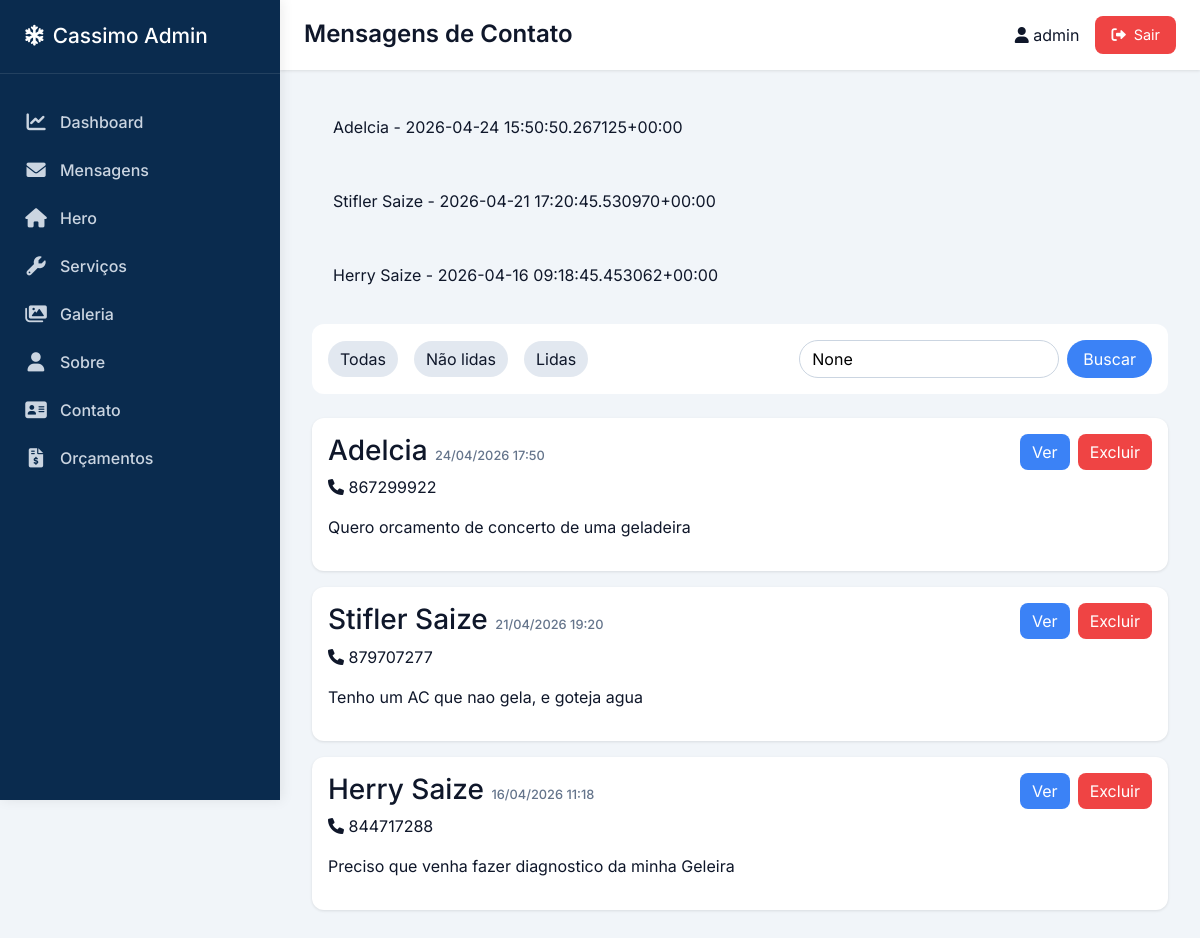
The page /admin-dashboard/mensagens/?status=read (signed in) on the database its author committed.
### core/models.py (models this page shows)
class ContactMessage(models.Model):
    name = models.CharField(max_length=100)
    phone = models.CharField(max_length=20)
    message = models.TextField()
    created_at = models.DateTimeField(auto_now_add=True)
    is_read = models.BooleanField(default=False)  # NOVO CAMPO
    def __str__(self):
        return f"{self.name} - {self.created_at}"

### core/decorators.py (the view)
    def wrapper(request, *args, **kwargs):
        if not request.user.is_authenticated:
            messages.error(request, 'Faça login para acessar o dashboard.')
            return redirect('dashboard_login')
        if not request.user.is_staff:
            messages.error(request, 'Acesso restrito a administradores.')
            return redirect('home')
        return view_func(request, *args, **kwargs)

### core/dashboard.py (called while the page is built)
@admin_required
def dashboard_messages(request):
    messages_list = ContactMessage.objects.all().order_by('-created_at')
    status_filter = request.GET.get('status')
    if status_filter == 'read':
        messages_list = messages_list.filter(is_read=True)
    elif status_filter == 'unread':
        messages_list = messages_list.filter(is_read=False)
    search = request.GET.get('search')
    if search:
        messages_list = messages_list.filter(
            Q(name__icontains=search) |
            Q(phone__icontains=search) |
            Q(message__icontains=search)
        )
    context = {
        'messages': messages_list,
        'total_count': messages_list.count(),
        'current_filter': status_filter,
        'search_term': search,
    }
    return render(request, 'dashboard/messages.html', context)

### templates/dashboard/messages.html (shortened to what this page needs)
{% extends 'dashboard/base_dashboard.html' %}
{% block page_title %}Mensagens de Contato{% endblock %}
{% block content %}
<div class="filters" style="background: white; padding: 1rem; border-radius: 12px; margin-bottom: 1.5rem; display: flex; gap: 1rem; flex-wrap: wrap; align-items: center;">
    <a href="?status=all" class="filter-btn {% if not current_filter %}active{% endif %}" style="padding: 6px 12px; background: #e2e8f0; border-radius: 20px; text-decoration: none; color: #0f172a;">Todas</a>
    <a href="?status=unread" class="filter-btn {% if current_filter == 'unread' %}active{% endif %}" style="padding: 6px 12px; background: #e2e8f0; border-radius: 20px; text-decoration: none; color: #0f172a;">Não lidas</a>
    <a href="?status=read" class="filter-btn {% if current_filter == 'read' %}active{% endif %}" style="padding: 6px 12px; background: #e2e8f0; border-radius: 20px; text-decoration: none; color: #0f172a;">Lidas</a>
    <form method="get" style="margin-left: auto; display: flex; gap: 0.5rem;">
        <input type="text" name="search" placeholder="Buscar..." value="{{ search_term }}" style="padding: 6px 12px; border: 1px solid #cbd5e1; border-radius: 20px;">
        <button type="submit" style="background: #3b82f6; border: none; padding: 6px 16px; border-radius: 20px; color: white;">Buscar</button>
    </form>
</div>
<div class="messages-list">
    {% if messages %}
        {% for msg in messages %}
        <div class="message-item" style="background: white; border-radius: 12px; padding: 1rem; margin-bottom: 1rem; box-shadow: 0 1px 3px rgba(0,0,0,0.1); {% if not msg.is_read %}border-left: 4px solid #f59e0b;{% endif %}">
            <div style="display: flex; justify-content: space-between; align-items: flex-start; flex-wrap: wrap;">
                <div>
                    <h3>{{ msg.name }} <span style="font-size: 0.8rem; color: #64748b;">{{ msg.created_at|date:"d/m/Y H:i" }}</span></h3>
                    <p><i class="fas fa-phone"></i> {{ msg.phone }}</p>
                    <p style="margin-top: 0.5rem;">{{ msg.message|truncatechars:100 }}</p>
                </div>
                <div style="display: flex; gap: 0.5rem;">
                    <a href="{% url 'dashboard_message_detail' msg.id %}" class="btn-view" style="background: #3b82f6; color: white; padding: 6px 12px; border-radius: 8px; text-decoration: none;">Ver</a>
                    <a href="{% url 'dashboard_message_delete' msg.id %}" class="btn-delete" onclick="return confirm('Tem certeza que deseja excluir esta mensagem?')" style="background: #ef4444; color: white; padding: 6px 12px; border-radius: 8px; text-decoration: none;">Excluir</a>
                </div>
            </div>
        </div>
        {% endfor %}
    {% else %}
        <p style="text-align: center; color: #64748b;">Nenhuma mensagem cadastrada ainda.</p>
    {% endif %}
</div>
{% endblock %}

### templates/dashboard/base_dashboard.html (shortened to what this page needs)
<!DOCTYPE html>
<html lang="pt">
<head>
    <link rel="stylesheet" href="https://cdnjs.cloudflare.com/ajax/libs/font-awesome/6.0.0-beta3/css/all.min.css">
    <link href="https://cdn.jsdelivr.net/npm/bootstrap@5.3.0-alpha1/dist/css/bootstrap.min.css" rel="stylesheet">
</head>
<body>
    <div class="dashboard-container">
        <aside class="sidebar" id="mainSidebar">
            <div class="sidebar-header">
                <h2><i class="fas fa-snowflake"></i> <span>Cassimo Admin</span></h2>
            </div>
            <nav class="sidebar-nav">
                <a href="{% url 'dashboard_home' %}" class="{% if request.resolver_match.url_name == 'dashboard_home' %}active{% endif %}">
                    <i class="fas fa-chart-line"></i> <span>Dashboard</span>
                </a>
                <a href="{% url 'dashboard_messages' %}" class="{% if 'dashboard_messages' in request.path %}active{% endif %}">
                    <i class="fas fa-envelope"></i> <span>Mensagens</span>
                </a>
                <a href="{% url 'hero_edit' %}" class="{% if request.resolver_match.url_name == 'hero_edit' %}active{% endif %}">
                    <i class="fas fa-home"></i> <span>Hero</span>
                </a>
                <a href="{% url 'servico_list' %}" class="{% if 'servico' in request.path %}active{% endif %}">
                    <i class="fas fa-wrench"></i> <span>Serviços</span>
                </a>
                <a href="{% url 'galeria_list' %}" class="{% if 'galeria' in request.path %}active{% endif %}">
                    <i class="fas fa-images"></i> <span>Galeria</span>
                </a>
                <a href="{% url 'sobre_edit' %}" class="{% if request.resolver_match.url_name == 'sobre_edit' %}active{% endif %}">
                    <i class="fas fa-user"></i> <span>Sobre</span>
                </a>
                <a href="{% url 'contato_edit' %}" class="{% if request.resolver_match.url_name == 'contato_edit' %}active{% endif %}">
                    <i class="fas fa-address-card"></i> <span>Contato</span>
                </a>
                <a href="{% url 'orcamento_list' %}" class="{% if 'orcamento' in request.path %}active{% endif %}">
                    <i class="fas fa-file-invoice-dollar"></i> <span>Orçamentos</span>
                </a>
            </nav>
        </aside>
        <main class="main-content" id="mainContent">
            <div class="top-bar">
                <div style="display: flex; align-items: center; gap: 12px;">
                    <h1 class="page-title">{% block page_title %}Dashboard{% endblock %}</h1>
                </div>
                <div class="user-info">
                    <span><i class="fas fa-user"></i> {{ request.user.username }}</span>
                    <a href="{% url 'dashboard_logout' %}" class="logout-btn"><i class="fas fa-sign-out-alt"></i> Sair</a>
                </div>
            </div>
            <div class="content">
                {% if messages %}
                    {% for message in messages %}
                        <div class="alert alert-{{ message.tags }}">
                            {{ message }}
                        </div>
                    {% endfor %}
                {% endif %}
                {% block content %}{% endblock %}
            </div>
        </main>
    </div>
</body>
</html>

### templates/dashboard/base_dashboard.html (style rules this page uses)
* { margin: 0; padding: 0; box-sizing: border-box; }
body { font-family: 'Inter', sans-serif; background: #f1f5f9; color: #0f172a; overflow-x: hidden; }
.dashboard-container { display: flex; min-height: 100vh; position: relative; }
.sidebar { width: 280px; background: #0a2b4e; color: white; position: fixed; height: 100vh; overflow-y: auto; z-index: 1050; top: 0; left: 0; transition: transform 0.3s ease-in-out, width 0.2s; box-shadow: 2px 0 12px rgba(0,0,0,0.08); }
.sidebar-header { padding: 1.5rem; border-bottom: 1px solid rgba(255,255,255,0.1); }
.sidebar-header h2 { font-size: 1.3rem; display: flex; align-items: center; gap: 0.5rem; margin: 0; }
.sidebar-nav { padding: 1.5rem 0; }
.sidebar-nav a { display: flex; align-items: center; gap: 12px; padding: 12px 24px; color: #cbd5e1; text-decoration: none; transition: 0.3s; font-weight: 500; }
.sidebar-nav i { width: 24px; font-size: 1.2rem; text-align: center; }
.main-content { flex: 1; margin-left: 280px; width: calc(100% - 280px); transition: margin-left 0.3s ease; }
.top-bar { background: white; padding: 1rem 1.5rem; display: flex; justify-content: space-between; align-items: center; flex-wrap: wrap; gap: 1rem; box-shadow: 0 1px 3px rgba(0,0,0,0.1); position: sticky; top: 0; z-index: 1020; }
.page-title { font-size: 1.5rem; font-weight: 600; margin: 0; }
.user-info { display: flex; align-items: center; gap: 1rem; flex-wrap: wrap; }
.logout-btn { background: #ef4444; color: white; padding: 8px 16px; border-radius: 8px; text-decoration: none; font-size: 0.9rem; transition: 0.2s; display: inline-flex; align-items: center; gap: 8px; }
.content { padding: 2rem; }
.alert { padding: 12px 20px; border-radius: 8px; margin-bottom: 1.5rem; }
.sidebar-nav a { position: relative; flex-wrap: wrap; }

### rows shown on the page
ContactMessage: name+created_at "Adelcia - 2026-04-24 15:50:50.267125+00:00", name "Adelcia", created_at "24/04/2026 17:50", phone "867299922", message "Quero orcamento de concerto de uma geladeira"
ContactMessage: name+created_at "Stifler Saize - 2026-04-21 17:20:45.530970+00:00", name "Stifler Saize", created_at "21/04/2026 19:20", phone "879707277", message "Tenho um AC que nao gela, e goteja agua"
ContactMessage: name+created_at "Herry Saize - 2026-04-16 09:18:45.453062+00:00", name "Herry Saize", created_at "16/04/2026 11:18", phone "844717288", message "Preciso que venha fazer diagnostico da minha Geleira"

### other values the page prints
{{ request.user.username }} "admin"
